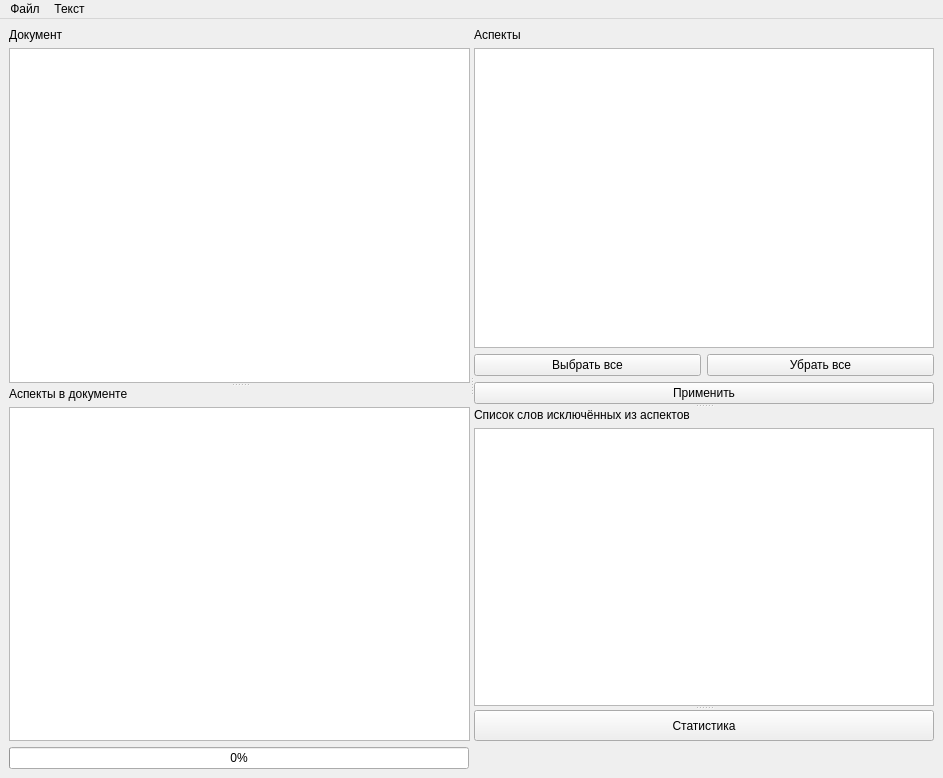
<?xml version="1.0" encoding="UTF-8"?>
<ui version="4.0">
 <class>MainWindow</class>
 <widget class="QMainWindow" name="MainWindow">
  <property name="geometry">
   <rect>
    <x>0</x>
    <y>0</y>
    <width>943</width>
    <height>778</height>
   </rect>
  </property>
  <property name="sizePolicy">
   <sizepolicy hsizetype="Expanding" vsizetype="Expanding">
    <horstretch>0</horstretch>
    <verstretch>0</verstretch>
   </sizepolicy>
  </property>
  <property name="windowTitle">
   <string>MainWindow</string>
  </property>
  <widget class="QWidget" name="central_widget">
   <property name="enabled">
    <bool>true</bool>
   </property>
   <property name="sizePolicy">
    <sizepolicy hsizetype="Preferred" vsizetype="Preferred">
     <horstretch>0</horstretch>
     <verstretch>0</verstretch>
    </sizepolicy>
   </property>
   <layout class="QGridLayout" name="gridLayout">
    <item row="1" column="0">
     <layout class="QHBoxLayout" name="progress_bar_layout">
      <property name="sizeConstraint">
       <enum>QLayout::SetDefaultConstraint</enum>
      </property>
      <item>
       <widget class="QProgressBar" name="progress_bar">
        <property name="sizePolicy">
         <sizepolicy hsizetype="Preferred" vsizetype="Preferred">
          <horstretch>0</horstretch>
          <verstretch>0</verstretch>
         </sizepolicy>
        </property>
        <property name="toolTip">
         <string>ыва</string>
        </property>
        <property name="value">
         <number>0</number>
        </property>
        <property name="format">
         <string extracomment="комент">%p%</string>
        </property>
       </widget>
      </item>
      <item>
       <widget class="QLabel" name="progress_label">
        <property name="text">
         <string/>
        </property>
       </widget>
      </item>
     </layout>
    </item>
    <item row="0" column="0">
     <widget class="QSplitter" name="splited_widget">
      <property name="sizePolicy">
       <sizepolicy hsizetype="Expanding" vsizetype="Expanding">
        <horstretch>0</horstretch>
        <verstretch>0</verstretch>
       </sizepolicy>
      </property>
      <property name="orientation">
       <enum>Qt::Horizontal</enum>
      </property>
      <widget class="QSplitter" name="document_splitter">
       <property name="orientation">
        <enum>Qt::Vertical</enum>
       </property>
       <widget class="QWidget" name="layoutWidget1">
        <layout class="QVBoxLayout" name="document_wedget">
         <item>
          <widget class="QLabel" name="document">
           <property name="text">
            <string>Документ</string>
           </property>
          </widget>
         </item>
         <item>
          <widget class="QTextBrowser" name="text_content">
           <property name="maximumSize">
            <size>
             <width>16777215</width>
             <height>16777215</height>
            </size>
           </property>
          </widget>
         </item>
        </layout>
       </widget>
       <widget class="QWidget" name="layoutWidget2">
        <layout class="QVBoxLayout" name="aspects_list_widget">
         <item>
          <widget class="QLabel" name="aspects_in_document">
           <property name="text">
            <string>Аспекты в документе</string>
           </property>
          </widget>
         </item>
         <item>
          <widget class="QListWidget" name="aspects_list">
           <property name="textElideMode">
            <enum>Qt::ElideNone</enum>
           </property>
           <property name="wordWrap">
            <bool>true</bool>
           </property>
          </widget>
         </item>
        </layout>
       </widget>
      </widget>
      <widget class="QSplitter" name="main_aspect_splitter">
       <property name="orientation">
        <enum>Qt::Vertical</enum>
       </property>
       <widget class="QSplitter" name="aspect_splitter">
        <property name="orientation">
         <enum>Qt::Vertical</enum>
        </property>
        <widget class="QWidget" name="layoutWidget3">
         <layout class="QVBoxLayout" name="aspects_widget">
          <item>
           <widget class="QLabel" name="feature_list_label">
            <property name="text">
             <string>Аспекты</string>
            </property>
           </widget>
          </item>
          <item>
           <widget class="AspectTreeWidget" name="aspect_tree">
            <property name="headerHidden">
             <bool>true</bool>
            </property>
            <column>
             <property name="text">
              <string notr="true">1</string>
             </property>
            </column>
           </widget>
          </item>
          <item>
           <layout class="QHBoxLayout" name="horizontalLayout">
            <item>
             <widget class="QPushButton" name="select_all_aspects_btn">
              <property name="text">
               <string>Выбрать все</string>
              </property>
             </widget>
            </item>
            <item>
             <widget class="QPushButton" name="uncheck_all_aspects_btn">
              <property name="text">
               <string>Убрать все</string>
              </property>
             </widget>
            </item>
           </layout>
          </item>
          <item>
           <widget class="QPushButton" name="show_selected_aspects_btn">
            <property name="text">
             <string>Применить</string>
            </property>
           </widget>
          </item>
         </layout>
        </widget>
        <widget class="QWidget" name="layoutWidget">
         <layout class="QVBoxLayout" name="stop_words_widget">
          <item>
           <widget class="QLabel" name="stop_list_label">
            <property name="text">
             <string>Список слов исключённых из аспектов</string>
            </property>
           </widget>
          </item>
          <item>
           <widget class="StopWordTreeWidget" name="stop_list_tree">
            <attribute name="headerVisible">
             <bool>false</bool>
            </attribute>
            <column>
             <property name="text">
              <string notr="true">1</string>
             </property>
            </column>
           </widget>
          </item>
         </layout>
        </widget>
       </widget>
       <widget class="QPushButton" name="statistic_btn">
        <property name="maximumSize">
         <size>
          <width>16777215</width>
          <height>16777215</height>
         </size>
        </property>
        <property name="text">
         <string>Статистика</string>
        </property>
       </widget>
      </widget>
     </widget>
    </item>
   </layout>
  </widget>
  <widget class="QMenuBar" name="menuBar">
   <property name="geometry">
    <rect>
     <x>0</x>
     <y>0</y>
     <width>943</width>
     <height>22</height>
    </rect>
   </property>
   <widget class="QMenu" name="menuFile">
    <property name="title">
     <string>Файл</string>
    </property>
    <addaction name="open_document"/>
    <addaction name="save_document"/>
   </widget>
   <widget class="QMenu" name="menu">
    <property name="title">
     <string>Текст</string>
    </property>
    <addaction name="import_text"/>
   </widget>
   <addaction name="menuFile"/>
   <addaction name="menu"/>
  </widget>
  <action name="open_document">
   <property name="text">
    <string>Открыть документ</string>
   </property>
  </action>
  <action name="import_text">
   <property name="text">
    <string>Импортировать текст</string>
   </property>
  </action>
  <action name="save_document">
   <property name="text">
    <string>Сохранить документ</string>
   </property>
  </action>
 </widget>
 <customwidgets>
  <customwidget>
   <class>AspectTreeWidget</class>
   <extends>QTreeWidget</extends>
   <header location="global">ui/aspect_tree_widget</header>
  </customwidget>
  <customwidget>
   <class>StopWordTreeWidget</class>
   <extends>QTreeWidget</extends>
   <header location="global">ui/stop_word_tree_widget</header>
  </customwidget>
 </customwidgets>
 <resources/>
 <connections/>
</ui>
